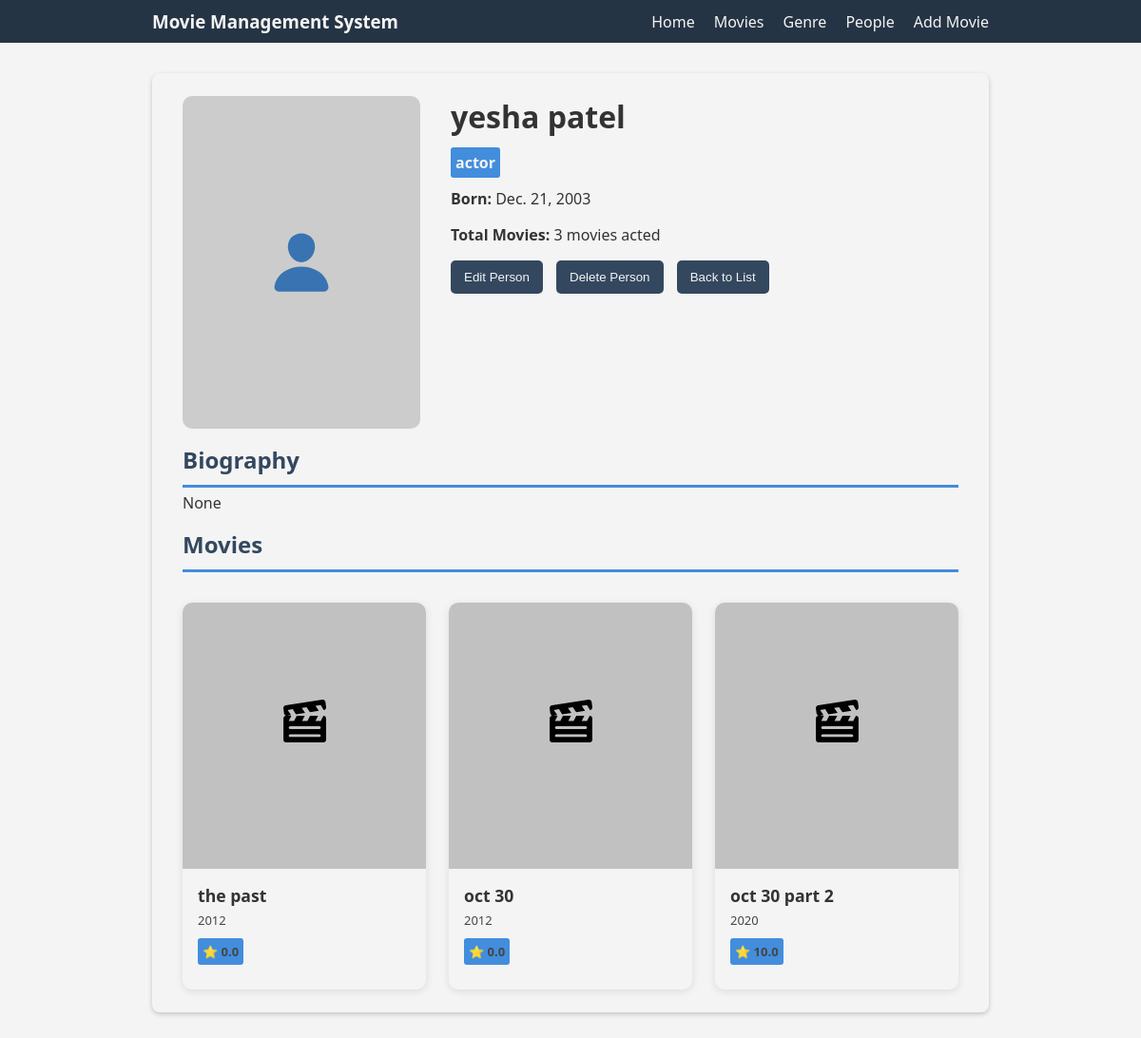
/movies/personDetailpage/3/, run on an earlier commit of the app's database.
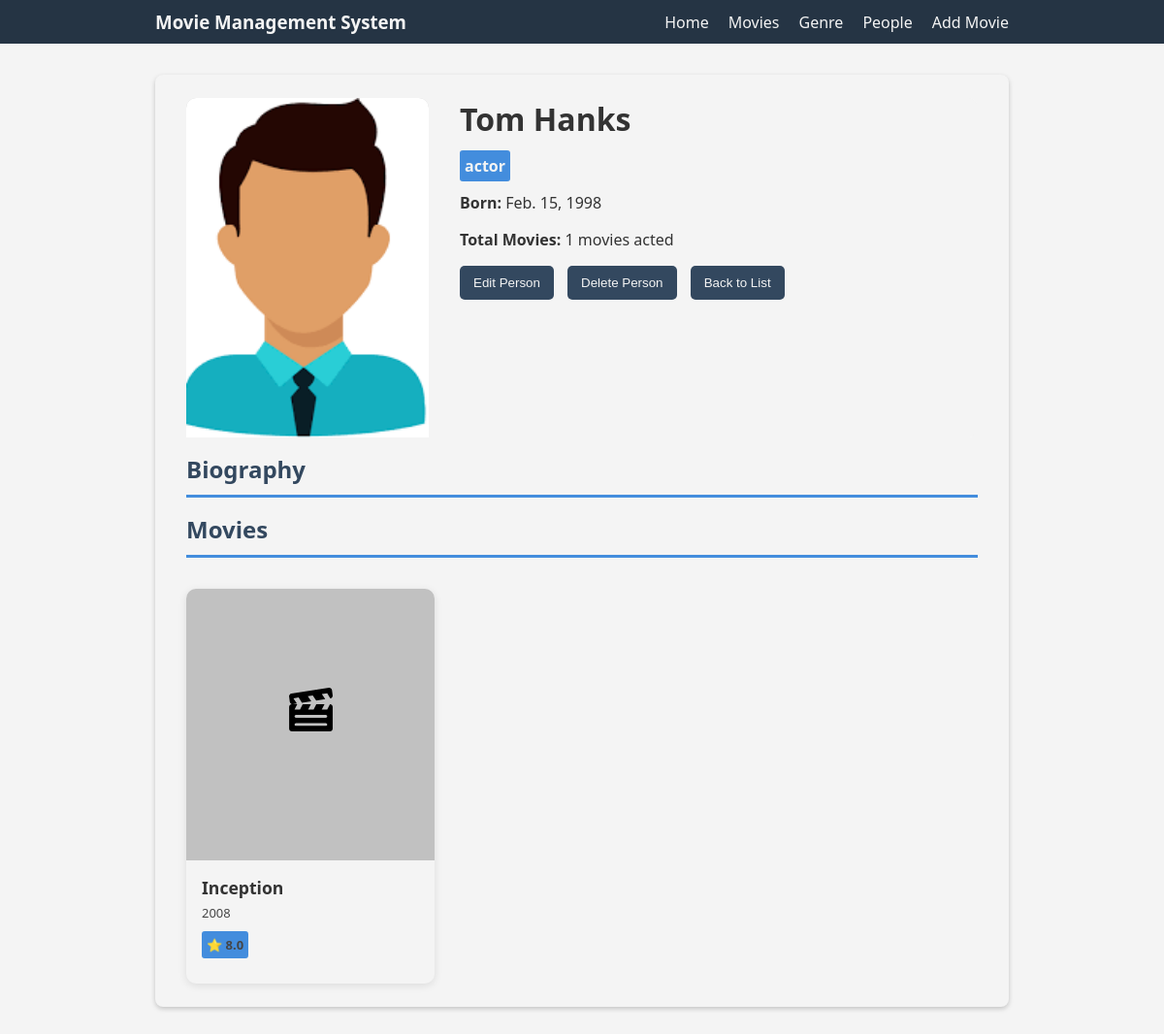
And on a later commit of the database.
### movies/models.py (models this page shows, shortened)
class Person(models.Model):
    class Role(models.TextChoices):
        ACTOR = 'actor', 'Actor'
        DIRECTOR = 'director', 'Director'
        WRITER = 'writer', 'Writer'
    person_name = models.CharField(max_length=100)
    role_type = models.CharField(max_length=10, choices=Role.choices)
    bio = models.TextField(null=True, blank=True)
    birth_date = models.DateField(null=True, blank=True)
    profile_photo = models.ImageField(upload_to='posters/', blank=True, null=True)

class MovieCast(models.Model):
    movie_name = models.ForeignKey(Movie, on_delete=models.CASCADE)
    person = models.ForeignKey(Person, on_delete=models.CASCADE, limit_choices_to={'role_type': 'actor'})
    character_name = models.CharField(max_length=100)
    class Meta:
        unique_together = (('movie_name', 'person'),)

class Movie(models.Model):
    title = models.CharField(max_length=200)
    description = models.TextField(default=None)
    release_year = models.PositiveIntegerField(null=True)
    duration = models.PositiveIntegerField()
    poster = models.ImageField(upload_to='posters/', null=True, blank=True)
    rating = models.FloatField(default=0.0)
    genre = models.ForeignKey(Genre, on_delete=models.SET_NULL, null=True)
    director = models.ForeignKey(Person, on_delete=models.SET_NULL, null=True, limit_choices_to={'role_type': 'director'}, related_name='directed_movies')
    created_at = models.DateTimeField(auto_now_add=True)
    genre = models.ForeignKey(Genre, on_delete=models.CASCADE, related_name='movies')

### movies/views.py (the view)
# urls.py: path('personDetailpage/<int:person_id>/', views.PersonDetailView.as_view(), name='personDetail'),
class PersonDetailView(TemplateView):
    template_name = 'movies/personDetail.html'
    def get(self, request, person_id, *args, **kwargs):
        person = get_object_or_404(Person, id=person_id)
        directed_movies = person.directed_movies.all()
        acted_movie_casts = MovieCast.objects.filter(person=person).select_related('movie_name')
        context = {
            'person': person,
            'directed_movies': directed_movies,
            'acted_movie_casts': acted_movie_casts,
        }
        return render(request, self.template_name, context)

### movies/templates/movies/personDetail.html (shortened to what this page needs)
{% extends "movies/base.html" %}
{% block content %}
<div class="person-detail-container">
    <div class="person-detail-container-box">
        <div class="person-detail">
            <div class="person-profile">
                {% if person.profile_photo %}
                    <img src="{{ person.profile_photo.url }}" alt="{{ person.person_name }}">
                {% endif %}
            </div>
            <div class="person-main">
                <h1>{{ person.person_name }}</h1>
                <span>{{ person.role_type }}</span>
                <p><strong>Born:</strong> {{ person.birth_date }}</p>
                <p><strong>Total Movies:</strong>{% if acted_movie_casts %} {{ person.moviecast_set.count }} movies acted {% else %} {{ person.directed_movies.count }} movies directed{% endif %} </p>
                <div class="person-action">
                    <button><a href="{% url 'movies:editpeople' person.id %}">Edit Person</a></button>
                    <button><a href="{% url 'movies:deletepeople' pk=person.id %}">Delete Person</a></button>
                    <button><a href="{% url 'movies:people' %}">Back to List</a></button>
                </div>
            </div>
        </div>
        <div class="bio">
            <h2 class="block-title">Biography</h2>
            <p>{{ person.bio }}</p>
        </div>
        <div class="movie-detail-block">
            <h2 class="block-title">Movies</h2>
            {% if acted_movie_casts %}
            <div class="movie-block">
                {% for cast_item in acted_movie_casts %}
                    <a href="{% url 'movies:movieDetail' cast_item.movie_name.id %}">
                        <div class="movie-card">
                            <div class="movie-poster">
                            </div>
                            <div class="movie-info">
                                <h3>{{ cast_item.movie_name.title }}</h3>
                                <p>{{ cast_item.movie_name.release_year }}</p>
                                <span>
                                    <p>⭐ {{ cast_item.movie_name.rating }}</p>
                                </span>
                            </div>
                        </div>
                    </a>
                {% endfor %}
            </div>
            {% endif %}
        </div>
    </div>
</div>
<br><br><br><br><br>
{% endblock content %}

### movies/templates/movies/base.html (shortened to what this page needs)
{% load static %}
<!DOCTYPE html>
<html lang="en">
<head>
    <link rel="stylesheet" href="{% static 'movies/css/style.css' %}">
</head>
<body>
    <div class="whole-container">
        <div class="navbar">
            <div><h3>Movie Management System</h3></div>
            <div class="navbar-navitems">
                <div class="nav-item">
                    <a class="nav-link" href="{% url 'movies:home' %}">Home</a>
                </div>
                <div class="nav-item">
                    <a class="nav-link" href="{% url 'movies:movie' %}">Movies</a>
                </div>
                <div class="nav-item">
                    <a class="nav-link" href="{% url 'movies:genre' %}">Genre</a>
                </div>
                <div class="nav-item">
                    <a class="nav-link" href="{% url 'movies:people' %}">People</a>
                </div>
                <div class="nav-item">
                    <a class="nav-link" href="{% url 'movies:addmovie' %}">Add Movie</a>
                </div>
            </div>
        </div>
        <main>
            <div class="main-content">
                {% block content %}{% endblock %}
            </div>
        </main>
    </div>
</body>
</html>

### movies/static/movies/css/style.css (style rules this page uses)
:root { --bg: #e5e3e3; --text: #333; --bg2: #33485f; --nav-bg: #253444; --nav-text: #f4f4f4; --card: #f4f4f4; --search-btn: #438ddd; --hover-search: #3973b1; --movie-poster: #c1c1c1; --white: #f9f9f9; --small-txt: #454545; }
* { margin: 0; padding: 0; box-sizing: border-box; }
body { font-family: "Segoe UI", Arial, sans-serif; background-color: var(--card); color: var(--text); margin: 0; width: 100vw; min-height: 100vh; box-sizing: border-box; }
a { text-decoration: none; color: var(--text); }
.navbar { background-color: var(--nav-bg); color: var(--nav-text); list-style-type: none; display: flex; justify-content: space-between; padding: 10px 10rem; }
.navbar-navitems { display: flex; gap: 20px; align-items: center; }
.navbar .nav-link { color: var(--nav-text); font-weight: 500; }
.main-content { display: grid; align-items: center; }
.block-title { font-size: 1.5rem; color: var(--bg2); margin-bottom: 0.3rem; padding-bottom: 10px; border-bottom: 0.2rem solid var(--search-btn); }
.movie-block, .people-section { display: grid; grid-template-columns: repeat(auto-fill, minmax(200px, 1fr)); gap: 1.5rem; margin-top: 2rem; }
.movie-card, .person-card { display: flex; flex-direction: column; background: var(--card); border-radius: 10px; height: 100%; box-shadow: 0 2px 8px rgba(0,0,0,0.1); transition: transform 0.2s ease, box-shadow 0.2s ease; }
.movie-poster, .person-profile { background-color: var(--movie-poster); width: 100%; border-top-left-radius: 10px; border-top-right-radius: 10px; height: 280px; display: flex; justify-content: center; font-weight: bold; position: relative; }
.movie-poster img, .person-profile img { position: absolute; top: 0; left: 0; width: 100%; height: 100%; border-top-left-radius: 10px; border-top-right-radius: 10px; object-fit: cover; }
.movie-poster svg, .person-profile svg { justify-content: baseline; margin: 40% 0; }
.movie-info, .person-info { padding: 1rem; flex-grow: 1; display: flex; flex-direction: column; justify-content: space-between; }
.movie-info h3, .person-info h3 { font-size: 1.1rem; margin: 0 0 5px; color: var(--text); }
.movie-info p, .person-info p, .add-review p { font-size: small; margin: 0; color: var(--small-txt); }
.movie-info span, .person-info span, .person-main span, .movie-info h2 span { font-weight: bold; background: var(--search-btn); color: var(--nav-text); margin: 10px 0; padding: 5px; border-radius: 3px; align-self: flex-start; }
.movie-detail, .person-detail { display: grid; grid-template-columns: 250px 1fr; gap: 2rem; align-items: flex-start; background-color: var(--card); border-radius: 10px; margin-bottom: 1rem; }
.movie-detail div:first-child, .person-detail div:first-child { background: #ccc; width: 100%; height: 350px; border-radius: 10px; display: flex; justify-content: center; align-items: center; color: #555; font-weight: 600; }
.movie-detail h1, .person-detail h1 { font-size: 2rem; color: var(--text); margin-bottom: 0.5rem; }
.movie-detail button, .person-detail button { background-color: var(--bg2); border: none; border-radius: 5px; padding: 10px 14px; margin-right: 10px; cursor: pointer; }
.movie-detail button a, .person-detail button a { color: var(--nav-text); text-decoration: none; font-weight: 500; }
.movie-detail-upper-block, .review-container, .person-detail-container-box { background-color: var(--card); border-radius: 8px; padding: 1.5rem 2rem; margin-bottom: 3rem; box-shadow: 0 2px 5px rgba(0,0,0,0.2); }
.person-main p, .person-main div { margin-top: 1rem; }
.person-main h1 { margin-bottom: 1rem; }
.add-movie-container, .movie-detail-container, .person-detail-container, .add-genre-container, .add-people-container, .manage-cast-lang-container, .add-review-container { padding: 2rem 10rem; }

What changed in the data, as far as the page shows it:
no longer on this page (row edited): MovieCast: movie_name "the past", movie_name.release_year "2012", movie_name.rating "0.0"
removed MovieCast: movie_name "oct 30", movie_name.release_year "2012", movie_name.rating "0.0"
removed MovieCast: movie_name "oct 30 part 2", movie_name.release_year "2020", movie_name.rating "10.0"
changed Person "actor": profile_photo: picture added; person_name "yesha patel" → "Tom Hanks"; birth_date "Dec. 21, 2003" → "Feb. 15, 1998"; moviecast_set.count "3" → "1"; bio "None" → (not shown)
added MovieCast: movie_name "Inception", movie_name.release_year "2008", movie_name.rating "8.0"
